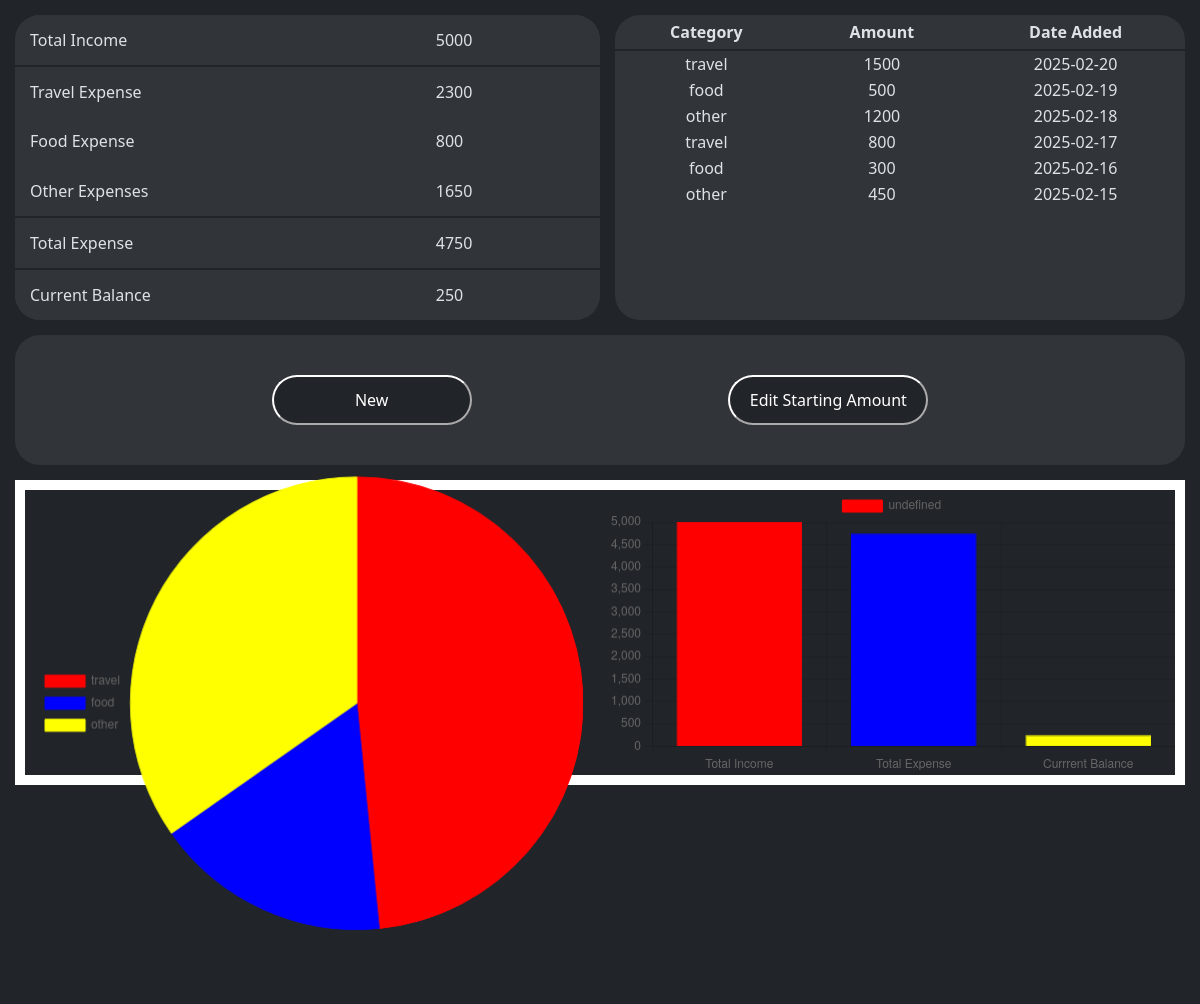
The page / (signed in) on the database its author committed.
### tables this page shows
CREATE TABLE users (
    user_id INTEGER PRIMARY KEY AUTOINCREMENT,
    name VARCHAR(50) NOT NULL,
    email VARCHAR(100) NOT NULL,
    password VARCHAR(255) NOT NULL,
    amount DECIMAL(10, 2)
);

CREATE TABLE expenses (
expense_id INTEGER PRIMARY KEY AUTOINCREMENT,
user_id INTEGER NOT NULL,
category VARCHAR(100),
amount DECIMAL(10, 2) DEFAULT 0,
date_added DATE,
FOREIGN KEY (user_id) REFERENCES users (user_id)
);

### app.py (the view)
@app.route("/")
def index():
    conn = sqlite3.connect('expense.db')
    cur = conn.cursor()
    user_id = session.get("user_id")
    if not user_id:
        return redirect("/login")
    total_income_query = cur.execute("SELECT amount FROM users WHERE user_id=?", (user_id,))
    total_income = list(total_income_query)[0][0]
    expenses_query = cur.execute("""
                           SELECT category, SUM(amount)
                           FROM expenses
                           WHERE user_id = ?
                           GROUP BY category
                           ORDER BY category
                           """, (user_id,)
                           )
    expenses = dict(expenses_query)
    total_expense_query = cur.execute("SELECT SUM(amount) FROM expenses WHERE user_id=?", (user_id,))
    total_expense = list(total_expense_query)[0][0]
    current_balance = total_income - total_expense
    history = cur.execute("""
                          SELECT category, amount, date_added
                          FROM expenses
                          WHERE user_id=?
                          ORDER BY date_added DESC
                          LIMIT 8
                          """, (user_id,)
                          )
    return render_template("index.html", total_income=total_income,
                           expenses=expenses, total_expense=total_expense,
                           current_balance=current_balance, history=history,
                           )

### templates/index.html (shortened to what this page needs)
<!DOCTYPE html>
<html data-bs-theme="dark">
    <head>
        <link href="https://cdn.jsdelivr.net/npm/bootstrap@5.3.3/dist/css/bootstrap.min.css" rel="stylesheet" />
        <link rel="stylesheet" href="./static/styles.css" />
    </head>
    <body>
        <div class="container-grid">
            <div class="main">
                <table class="main-table">
                    <tr class="total-income">
                        <td>Total Income</td>
                        <td>{{ total_income }}</td>
                    </tr>
                    <tr>
                        <td>Travel Expense</td>
                        <td>{{ expenses["travel"] }}</td>
                    </tr>
                    <tr>
                        <td>Food Expense</td>
                        <td>{{ expenses["food"] }}</td>
                    </tr>
                    <tr>
                        <td>Other Expenses</td>
                        <td>{{ expenses["other"] }}</td>
                    </tr>
                    <tr class="total-expense">
                        <td>Total Expense</td>
                        <td>{{ total_expense }}</td>
                    </tr>
                    <tr class="current-balance">
                        <td>Current Balance</td>
                        <td>{{ current_balance }}</td>
                    </tr>
                </table>
            </div>
            <div class="history">
                <table class="history-table">
                    <tr class="history-head">
                        <th>Category</th>
                        <th>Amount</th>
                        <th>Date Added</th>
                    </tr>
                    {% for data in history %}
                        <tr>
                            <td>{{ data[0] }}</td>
                            <td>{{ data[1] }}</td>
                            <td>{{ data[2] }}</td>
                        </tr>
                    {% endfor %}
                </table>
            </div>
            <div class="menu">
                <a href="./new"><button class="new-button">New</button></a>
                <button class="edit-amount-button">Edit Starting Amount</button>
            </div>
            <div class="stats">
                <div class="pie">
                    <canvas class="pie-chart"></canvas>
                </div>
                <div class="bar">
                    <canvas id="myBarChart"></canvas>
                </div>
            </div>
        </div>
        <script>
            var pie = document.getElementsByClassName('pie-chart')[0].getContext('2d');
            var pieChart = new Chart(pie, {
                type: 'pie',
                data: {
                    labels: ["travel", "food", "other"],
                    datasets: [{
                        data: {{ [expenses["travel"], expenses["food"], expenses["other"]] }},
                        backgroundColor: ['#FF0000', '#0000FF', '#FFFF00'],
                        borderColor: ['#FF0000', '#0000FF', '#FFFF00'],
                        borderWidth: 1
                    }]
                },
                options: {
                    responsive: true,
                    plugins: {
                        legend: {
                            position: 'left',
                            display: true
                        }
                    },
                    layout: {
                        padding: {
                            top: 0
                        }
                    }
                }
            });
            var barCtx = document.getElementById('myBarChart').getContext('2d');
            var pieChart = new Chart(barCtx, {
                type: 'bar',
                data: {
                    labels: ["Total Income", "Total Expense", "Currrent Balance"],
                    datasets: [{
                        data: {{ [total_income, total_expense, current_balance] }},
                        backgroundColor: ['#FF0000', '#0000FF', '#FFFF00'],
                        borderColor: ['#FF0000', '#0000FF', '#FFFF00'],
                        borderWidth: 1
                    }]
                },
                options: {
                    responsive: true
                }
            });
        </script>
    </body>
</html>

### static/styles.css (style rules this page uses)
.container-grid { display: grid; grid-template-columns: 1fr 1fr; grid-template-rows: 1fr 1fr 1fr 1fr 1fr; width: 100vw; height: 100vh; }
.main { margin: 15px 0 0 15px; grid-row: span 2; background-color: #313539; border-radius: 25px; }
.history { margin: 15px 15px 0 15px; grid-row: span 2; background-color: #313539; border-radius: 25px; }
.menu { display: flex; margin: 15px; grid-column: span 2; justify-content: space-evenly; align-items: center; background-color: #313539; border-radius: 25px; }
table { height: 100%; width: 100%; }
tr { border-radius: 25px; }
.main-table td { padding: 5px 15px 5px 15px; border-radius: 25px; }
.total-income { border-bottom: 2px solid #212529; background-color: #313539; }
.total-expense, .current-balance { background-color: #313539; border-top: 2px solid #212529; }
.history-table { height: 10px; text-align: center; }
.history-head { padding: 10px; border-bottom: 2px solid #212529; }
th { padding: 5px 15px 5px 15px; }
.menu button { background-color: #212529; border-radius: 25px; height: 50px; width: 200px; }
.stats { border: 10px solid white; display: grid; grid-row: span 2; grid-column: span 2; grid-template-columns: 1fr 1fr; grid-template-rows: auto; gap: 15px; margin: 0 15px 15px 15px; }
.pie { display: flex; justify-content: center; align-items: center; padding: 10px; width: 100%; height: 75%; }

### rows shown on the page
users: amount "5000"
expenses: category "travel", amount "1500", date_added "2025-02-20"
expenses: category "food", amount "500", date_added "2025-02-19"
expenses: category "other", amount "1200", date_added "2025-02-18"
expenses: category "travel", amount "800", date_added "2025-02-17"
expenses: category "food", amount "300", date_added "2025-02-16"
expenses: category "other", amount "450", date_added "2025-02-15"

### other values the page prints
{{ expenses["travel"] }} "2300"
{{ expenses["food"] }} "800"
{{ expenses["other"] }} "1650"
{{ total_expense }} "4750"
{{ current_balance }} "250"
chart data {{ [expenses["travel"], expenses["food"], expenses["other"]] }} [2300, 800, 1650]
chart data {{ [total_income, total_expense, current_balance] }} [5000, 4750, 250]
